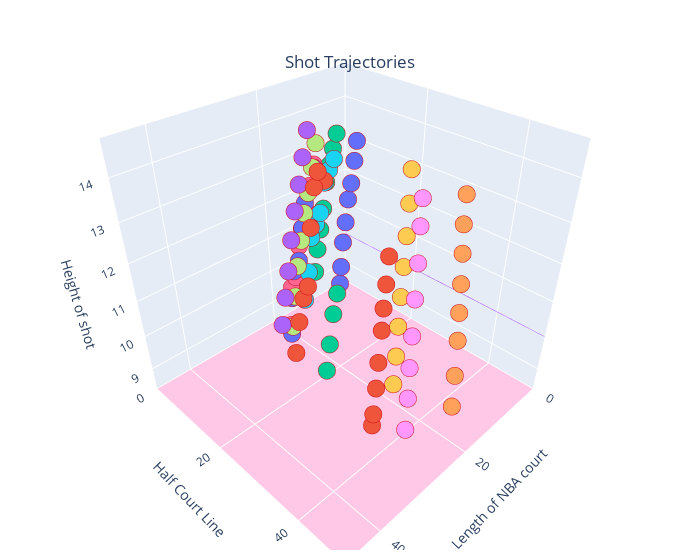

The code cell stored with this chart in its notebook:
### Markdown cell above
## Visualizing our data

### Code cell
fig = px.scatter_3d(release[0:100], x='x', y='y', z='z',
              color='id')
fig.update_layout(
    scene = dict(
        xaxis = dict(nticks=4, range=[0,94/2],),
                     yaxis = dict(nticks=4, range=[0,50],),
                    zaxis=dict(backgroundcolor="rgb(300, 200, 230)",
                         gridcolor="white",
                         showbackground=True,
                         zerolinecolor="white",),
                     xaxis_title='Length of NBA court',
                    yaxis_title='Half Court Line',
                    zaxis_title='Height of shot'),
    showlegend=False,
    width=700,
    title={
        'text': "Shot Trajectories",
        'y':0.9,
        'x':0.5,
        'xanchor': 'center',
        'yanchor': 'top'},
    margin=dict(r=20, l=10, b=10, t=10))
fig.add_scatter3d(x=np.zeros(50), y=np.linspace(0,50,50), z=np.ones(50)*10, mode='lines', name='Location of hoop',hovertemplate="H") 
fig.update_traces(marker=dict(size=6,
                              line=dict(color = 'rgb(205, 12, 24)', width= 4)),
                                    selector=dict(mode='markers'))
                  
fig.show()

### Figure 1 — Plotly figure (JSON) as saved in the notebook; plotly's stock layout.template omitted (floating-point values rounded to 4 significant figures)
{"data": [{"hovertemplate": "id=0021500001_102<br>x=%{x}<br>y=%{y}<br>z=%{z}<extra></extra>", "legendgroup": "0021500001_102", "marker": {"color": "#636efa", "line": {"color": "rgb(205, 12, 24)", "width": 4}, "size": 6, "symbol": "circle"}, "mode": "markers", "name": "0021500001_102", "scene": "scene", "showlegend": true, "type": "scatter3d", "x": [4.547, 4.548, 4.601, 4.623, 4.673, 4.654, 4.623, 4.676], "y": [3.168, 3.55, 4.195, 4.996, 5.747, 6.598, 7.375, 8.05], "z": [8.745, 9.35, 10.2, 10.88, 11.61, 12.11, 12.76, 13.32]}, {"hovertemplate": "id=0021500001_105<br>x=%{x}<br>y=%{y}<br>z=%{z}<extra></extra>", "legendgroup": "0021500001_105", "marker": {"color": "#EF553B", "line": {"color": "rgb(205, 12, 24)", "width": 4}, "size": 6, "symbol": "circle"}, "mode": "markers", "name": "0021500001_105", "scene": "scene", "showlegend": true, "type": "scatter3d", "x": [27.42, 27.07, 26.57, 25.85, 25.09, 24.34, 23.55, 22.81], "y": [35.74, 35.6, 35.56, 35.16, 34.92, 34.4, 34.0, 33.65], "z": [8.553, 8.857, 9.603, 10.25, 11.06, 11.54, 12.06, 12.66]}, {"hovertemplate": "id=0021500001_106<br>x=%{x}<br>y=%{y}<br>z=%{z}<extra></extra>", "legendgroup": "0021500001_106", "marker": {"color": "#00cc96", "line": {"color": "rgb(205, 12, 24)", "width": 4}, "size": 6, "symbol": "circle"}, "mode": "markers", "name": "0021500001_106", "scene": "scene", "showlegend": true, "type": "scatter3d", "x": [13.6, 13.27, 13.09, 12.9, 12.52, 12.2, 11.89, 11.6], "y": [5.776, 6.297, 7.055, 7.815, 8.344, 8.932, 9.551, 10.2], "z": [9.924, 10.64, 11.26, 11.89, 12.61, 13.07, 13.48, 13.86]}, {"hovertemplate": "id=0021500001_110<br>x=%{x}<br>y=%{y}<br>z=%{z}<extra></extra>", "legendgroup": "0021500001_110", "marker": {"color": "#ab63fa", "line": {"color": "rgb(205, 12, 24)", "width": 4}, "size": 6, "symbol": "circle"}, "mode": "markers", "name": "0021500001_110", "scene": "scene", "showlegend": true, "type": "scatter3d", "x": [28.08, 27.37, 26.61, 25.99, 25.28, 24.52, 23.71, 23.01], "y": [13.6, 14.0, 14.27, 14.73, 15.12, 15.52, 15.71, 16.14], "z": [9.858, 10.64, 11.34, 12.15, 12.85, 13.47, 14.05, 14.62]}, {"hovertemplate": "id=0021500001_114<br>x=%{x}<br>y=%{y}<br>z=%{z}<extra></extra>", "legendgroup": "0021500001_114", "marker": {"color": "#FFA15A", "line": {"color": "rgb(205, 12, 24)", "width": 4}, "size": 6, "symbol": "circle"}, "mode": "markers", "name": "0021500001_114", "scene": "scene", "showlegend": true, "type": "scatter3d", "x": [18.24, 17.8, 17.46, 16.96, 16.52, 16.16, 15.81, 15.36], "y": [45.05, 44.54, 43.98, 43.27, 42.64, 42.0, 41.34, 40.91], "z": [9.108, 9.947, 10.86, 11.5, 12.14, 12.8, 13.4, 14.0]}, {"hovertemplate": "id=0021500001_125<br>x=%{x}<br>y=%{y}<br>z=%{z}<extra></extra>", "legendgroup": "0021500001_125", "marker": {"color": "#19d3f3", "line": {"color": "rgb(205, 12, 24)", "width": 4}, "size": 6, "symbol": "circle"}, "mode": "markers", "name": "0021500001_125", "scene": "scene", "showlegend": true, "type": "scatter3d", "x": [21.3, 20.7, 20.14, 19.4, 18.88, 18.27, 17.62, 17.05], "y": [11.81, 12.46, 12.81, 13.3, 13.89, 14.45, 14.88, 15.48], "z": [9.983, 10.81, 11.76, 12.1, 12.41, 13.16, 13.45, 13.71]}, {"hovertemplate": "id=0021500001_132<br>x=%{x}<br>y=%{y}<br>z=%{z}<extra></extra>", "legendgroup": "0021500001_132", "marker": {"color": "#FF6692", "line": {"color": "rgb(205, 12, 24)", "width": 4}, "size": 6, "symbol": "circle"}, "mode": "markers", "name": "0021500001_132", "scene": "scene", "showlegend": true, "type": "scatter3d", "x": [19.54, 19.45, 18.93, 18.26, 17.96, 17.35, 16.88, 16.33], "y": [5.018, 5.703, 6.342, 6.953, 7.669, 8.335, 8.899, 9.523], "z": [8.539, 9.831, 10.16, 11.09, 11.61, 12.11, 12.75, 13.29]}, {"hovertemplate": "id=0021500001_139<br>x=%{x}<br>y=%{y}<br>z=%{z}<extra></extra>", "legendgroup": "0021500001_139", "marker": {"color": "#B6E880", "line": {"color": "rgb(205, 12, 24)", "width": 4}, "size": 6, "symbol": "circle"}, "mode": "markers", "name": "0021500001_139", "scene": "scene", "showlegend": true, "type": "scatter3d", "x": [23.79, 23.26, 22.64, 22.04, 21.47, 20.83, 20.19, 19.62], "y": [11.03, 11.49, 11.8, 12.33, 12.75, 13.24, 13.68, 14.05], "z": [9.269, 10.21, 11.07, 11.77, 12.48, 12.98, 13.58, 14.12]}, {"hovertemplate": "id=0021500001_148<br>x=%{x}<br>y=%{y}<br>z=%{z}<extra></extra>", "legendgroup": "0021500001_148", "marker": {"color": "#FF97FF", "line": {"color": "rgb(205, 12, 24)", "width": 4}, "size": 6, "symbol": "circle"}, "mode": "markers", "name": "0021500001_148", "scene": "scene", "showlegend": true, "type": "scatter3d", "x": [25.87, 25.47, 24.84, 24.26, 23.69, 23.08, 22.44, 21.84], "y": [41.73, 41.43, 40.81, 40.37, 39.89, 39.46, 38.84, 38.39], "z": [8.854, 9.735, 10.49, 11.26, 12.1, 12.87, 13.6, 14.13]}, {"hovertemplate": "id=0021500001_155<br>x=%{x}<br>y=%{y}<br>z=%{z}<extra></extra>", "legendgroup": "0021500001_155", "marker": {"color": "#FECB52", "line": {"color": "rgb(205, 12, 24)", "width": 4}, "size": 6, "symbol": "circle"}, "mode": "markers", "name": "0021500001_155", "scene": "scene", "showlegend": true, "type": "scatter3d", "x": [24.95, 24.39, 23.69, 22.96, 22.27, 21.67, 21.06, 20.44], "y": [37.8, 37.55, 37.01, 36.54, 36.15, 35.83, 35.42, 34.93], "z": [9.776, 10.5, 11.21, 11.88, 12.53, 13.18, 13.83, 14.48]}, {"hovertemplate": "id=0021500001_158<br>x=%{x}<br>y=%{y}<br>z=%{z}<extra></extra>", "legendgroup": "0021500001_158", "marker": {"color": "#636efa", "line": {"color": "rgb(205, 12, 24)", "width": 4}, "size": 6, "symbol": "circle"}, "mode": "markers", "name": "0021500001_158", "scene": "scene", "showlegend": true, "type": "scatter3d", "x": [22.17, 21.89, 21.41, 20.7, 20.16, 19.67, 19.05, 18.51], "y": [8.417, 8.726, 9.152, 9.81, 10.5, 10.89, 11.52, 12.13], "z": [8.706, 9.865, 10.68, 10.98, 11.9, 12.55, 12.86, 13.43]}, {"hovertemplate": "id=0021500001_159<br>x=%{x}<br>y=%{y}<br>z=%{z}<extra></extra>", "legendgroup": "0021500001_159", "marker": {"color": "#EF553B", "line": {"color": "rgb(205, 12, 24)", "width": 4}, "size": 6, "symbol": "circle"}, "mode": "markers", "name": "0021500001_159", "scene": "scene", "showlegend": true, "type": "scatter3d", "x": [28.97, 28.07, 27.16, 26.44, 25.42, 24.51, 23.7, 23.0], "y": [18.23, 18.4, 18.68, 19.12, 19.12, 19.13, 19.14, 19.79], "z": [9.425, 10.3, 10.92, 11.23, 12.68, 13.57, 13.88, 13.68]}, {"hovertemplate": "id=0021500001_161<br>x=%{x}<br>y=%{y}<br>z=%{z}<extra></extra>", "legendgroup": "0021500001_161", "marker": {"color": "#00cc96", "line": {"color": "rgb(205, 12, 24)", "width": 4}, "size": 6, "symbol": "circle"}, "mode": "markers", "name": "0021500001_161", "scene": "scene", "showlegend": true, "type": "scatter3d", "x": [28.59, 27.69, 26.92, 26.09], "y": [25.87, 25.7, 25.82, 25.86], "z": [9.482, 10.17, 10.97, 11.47]}, {"hovertemplate": "H", "mode": "lines", "name": "Location of hoop", "type": "scatter3d", "x": [0, 0, 0, 0, 0, 0, 0, 0, 0, 0, 0, 0, 0, 0, 0, 0, 0, 0, 0, 0, 0, 0, 0, 0, 0, 0, 0, 0, 0, 0, 0, 0, 0, 0, 0, 0, 0, 0, 0, 0, 0, 0, 0, 0, 0, 0, 0, 0, 0, 0], "y": [0, 1.02, 2.041, 3.061, 4.082, 5.102, 6.122, 7.143, 8.163, 9.184, 10.2, 11.22, 12.24, 13.27, 14.29, 15.31, 16.33, 17.35, 18.37, 19.39, 20.41, 21.43, 22.45, 23.47, 24.49, 25.51, 26.53, 27.55, 28.57, 29.59, 30.61, 31.63, 32.65, 33.67, 34.69, 35.71, 36.73, 37.76, 38.78, 39.8, 40.82, 41.84, 42.86, 43.88, 44.9, 45.92, 46.94, 47.96, 48.98, 50], "z": [10, 10, 10, 10, 10, 10, 10, 10, 10, 10, 10, 10, 10, 10, 10, 10, 10, 10, 10, 10, 10, 10, 10, 10, 10, 10, 10, 10, 10, 10, 10, 10, 10, 10, 10, 10, 10, 10, 10, 10, 10, 10, 10, 10, 10, 10, 10, 10, 10, 10]}], "layout": {"legend": {"title": {"text": "id"}, "tracegroupgap": 0}, "margin": {"b": 10, "l": 10, "r": 20, "t": 10}, "scene": {"domain": {"x": [0, 1], "y": [0, 1]}, "xaxis": {"nticks": 4, "range": [0, 47], "title": {"text": "Length of NBA court"}}, "yaxis": {"nticks": 4, "range": [0, 50], "title": {"text": "Half Court Line"}}, "zaxis": {"backgroundcolor": "rgb(300, 200, 230)", "gridcolor": "white", "showbackground": true, "title": {"text": "Height of shot"}, "zerolinecolor": "white"}}, "showlegend": false, "title": {"text": "Shot Trajectories", "x": 0.5, "xanchor": "center", "y": 0.9, "yanchor": "top"}, "width": 700}}
